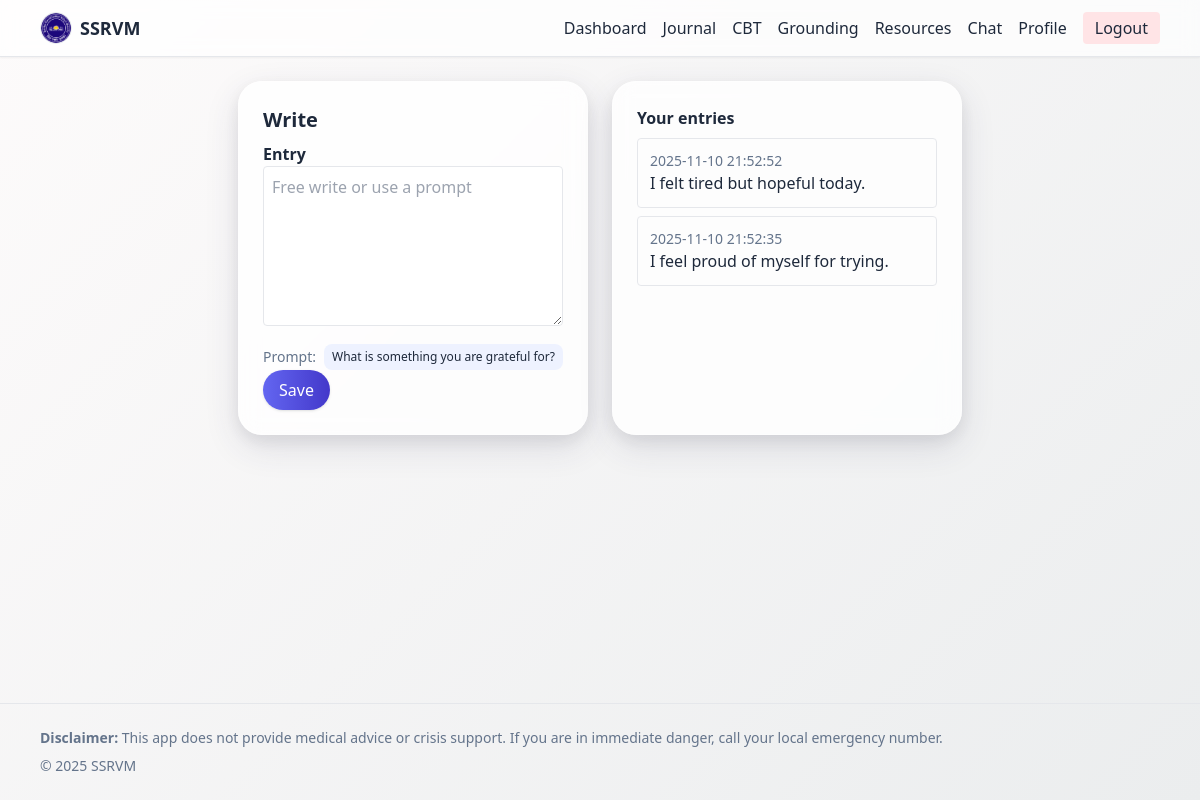
The page /journal (signed in) on the database its author committed.
### tables this page shows
CREATE TABLE journals (
            id INTEGER PRIMARY KEY AUTOINCREMENT,
            user_id INTEGER NOT NULL,
            content TEXT NOT NULL,
            created_at TEXT DEFAULT (datetime('now', 'localtime')),
            FOREIGN KEY (user_id) REFERENCES users(id) ON DELETE CASCADE
        );

### app.py (the view, shortened to what this page needs)
@app.route("/journal", methods=["GET","POST"])
def journal():
    if not current_user(): return redirect(url_for("login"))
    conn = get_db(); cur = conn.cursor()
    cur.execute("SELECT content,created_at FROM journals WHERE user_id=? ORDER BY id DESC LIMIT 20", (current_user()["id"],))
    entries = cur.fetchall(); conn.close()
    return render_template("journal.html", entries=entries, prompt=random.choice(PROMPTS), app_name=APP_NAME, year=datetime.now().year)

### app.py (called while the page is built)
def dict_factory(cursor, row):
    return {col[0]: row[idx] for idx, col in enumerate(cursor.description)}

def get_db():
    conn = sqlite3.connect(DB_PATH, timeout=10, check_same_thread=False)
    conn.row_factory = dict_factory
    return conn

def current_user():
    return session.get("user")

@app.context_processor
def inject_globals():
    return {"app_name": APP_NAME}

### templates/journal.html
{% extends "base.html" %}
{% set title = "Journal" %}
{% block content %}
<div class="grid md:grid-cols-2 gap-6">
  <div class="card p-6">
    <h1 class="text-xl font-bold mb-2">Write</h1>
    <form method="post">
      <label class="label">Entry</label>
      <textarea name="content" class="w-full border rounded p-2 h-40" required placeholder="Free write or use a prompt"></textarea>
      <div class="mt-3 flex items-center gap-2">
        <span class="text-sm text-slate-500">Prompt:</span>
        <span class="badge">{{ prompt }}</span>
      </div>
      <button class="px-4 py-2 rounded-full bg-gradient-to-r from-indigo-500 to-indigo-700 text-white shadow hover:opacity-90 transition">Save</button>
    </form>
  </div>
  <div class="card p-6">
    <h2 class="font-semibold">Your entries</h2>
    {% if entries %}
      <ul class="mt-2 space-y-2">
        {% for e in entries %}
          <li class="p-3 border rounded">
            <div class="text-sm text-slate-500">{{ e.created_at }}</div>
            <div>{{ e.content }}</div>
          </li>
        {% endfor %}
      </ul>
    {% else %}
      <p class="text-slate-500">No entries yet.</p>
    {% endif %}
  </div>
</div>
{% endblock %}

### static/css/styles.css (style rules this page uses)
:root { --card: 255 255 255; }
html, body { height: 100%; }
body { background: linear-gradient(180deg, #f8fafc 0%, #eef2ff 100%); }
.card { background: rgb(var(--card)); border-radius: 1rem; box-shadow: 0 10px 30px rgba(31,41,55,0.07); }
.label { font-weight: 600; }
textarea { resize: vertical; }
.badge { padding: 0.25rem 0.5rem; border-radius: 0.5rem; font-size: 0.75rem; background: #eef2ff; }
.card { background: linear-gradient(135deg, rgba(255,255,255,0.95), rgba(244,240,253,0.92)); border-radius: 1.2rem; box-shadow: 0 12px 35px rgba(50,50,93,0.12), 0 6px 18px rgba(0,0,0,0.08); backdrop-filter: blur(8px); }
body { background: linear-gradient(135deg, #fdfbfb 0%, #ebedee 100%); background-attachment: fixed; }
.card { border: 1px solid rgba(255,255,255,0.3); background: rgba(255,255,255,0.8); backdrop-filter: blur(10px); border-radius: 1.5rem; padding: 1.5rem; transition: transform .25s ease, box-shadow .25s ease; }

### rows shown on the page
journals: created_at "2025-11-10 21:52:52", content "I felt tired but hopeful today."
journals: created_at "2025-11-10 21:52:35", content "I feel proud of myself for trying."

### other values the page prints
{{ app_name }} "SSRVM"
